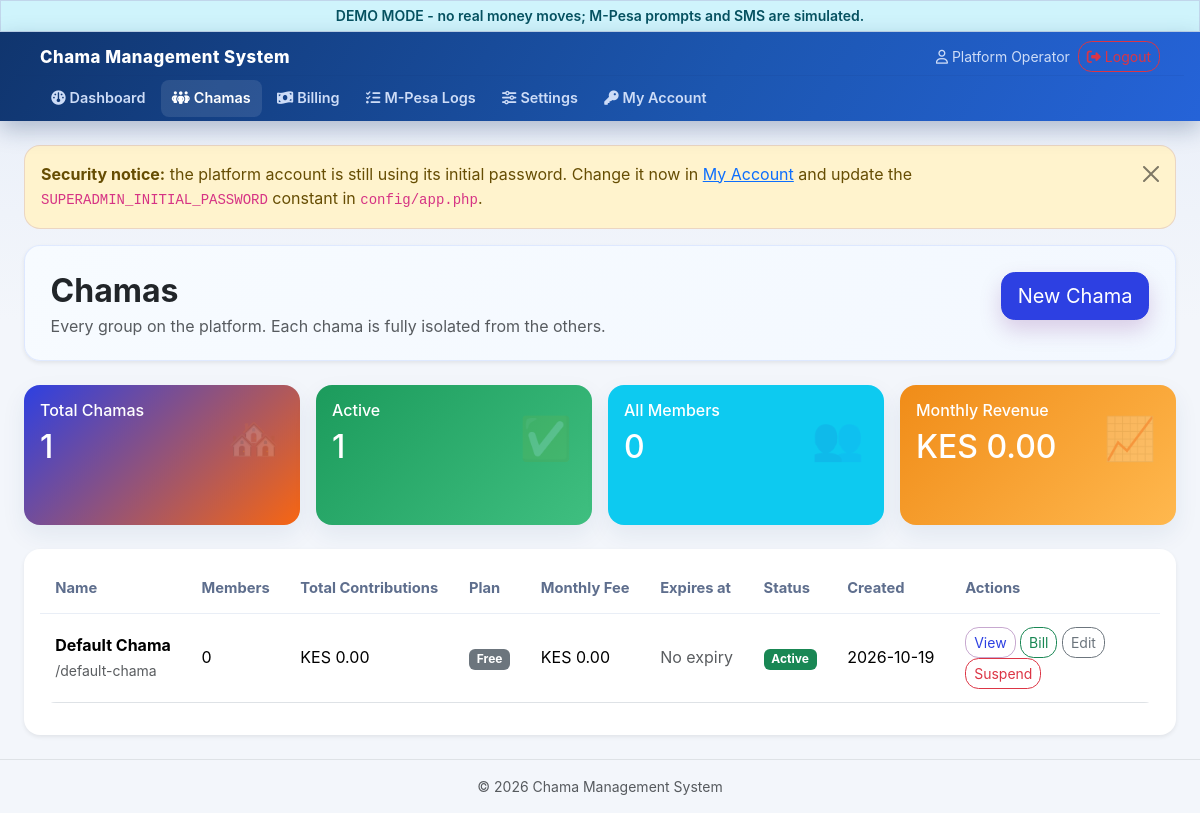
Page /chamas/index.php (signed in) on the committed database.
### tables this page shows
CREATE TABLE chamas (
    id INT UNSIGNED NOT NULL AUTO_INCREMENT,
    name VARCHAR(150) NOT NULL,
    slug VARCHAR(180) NOT NULL,
    phone VARCHAR(30) NOT NULL DEFAULT '',
    billing_phone VARCHAR(30) NOT NULL DEFAULT '' COMMENT 'M-Pesa number billed for the subscription',
    email VARCHAR(150) NOT NULL DEFAULT '',
    plan ENUM('free','pro') NOT NULL DEFAULT 'free',
    monthly_fee DECIMAL(10,2) NOT NULL DEFAULT 0 COMMENT 'what the CHAMA pays the platform',
    monthly_dues DECIMAL(10,2) NOT NULL DEFAULT 0 COMMENT 'what each MEMBER pays the chama per month',
    sms_enabled TINYINT(1) NOT NULL DEFAULT 0 COMMENT 'monthly dues reminders on/off',
    sms_receipts TINYINT(1) NOT NULL DEFAULT 1 COMMENT 'send confirmation SMS when money lands',
    sms_reminder_day TINYINT UNSIGNED NOT NULL DEFAULT 5 COMMENT 'day of month for the reminder, 1-28',
    sms_last_reminder DATE NULL COMMENT 'last day a reminder batch was sent',
    pay_shortcode VARCHAR(20) NOT NULL DEFAULT '' COMMENT 'group OWN Paybill/Till for member money',
    pay_passkey VARCHAR(120) NOT NULL DEFAULT '' COMMENT 'Daraja passkey for the group shortcode',
    pay_verified TINYINT(1) NOT NULL DEFAULT 0 COMMENT 'operator confirmed route ownership',
    pay_verified_at DATETIME NULL,
    welfare_threshold DECIMAL(12,2) NOT NULL DEFAULT 0 COMMENT 'payouts at/above this need a second approver; 0 = off',
    sms_balance INT NOT NULL DEFAULT 0 COMMENT 'prepaid SMS units',
    is_pilot TINYINT(1) NOT NULL DEFAULT 0 COMMENT 'on a free trial window',
    tier VARCHAR(20) NOT NULL DEFAULT 'standard' COMMENT 'pricing tier key',
    setup_fee DECIMAL(10,2) NOT NULL DEFAULT 0 COMMENT 'one-off onboarding fee quoted',
    setup_fee_paid TINYINT(1) NOT NULL DEFAULT 0,
    plan_expires_at DATE NULL COMMENT 'NULL = never expires',
    status ENUM('active','suspended') NOT NULL DEFAULT 'active',
    suspension_reason VARCHAR(30) NOT NULL DEFAULT '' COMMENT 'nonpayment | manual | empty',
    started_at DATE NULL,
    notes VARCHAR(255) NOT NULL DEFAULT '',
    created_at TIMESTAMP NOT NULL DEFAULT CURRENT_TIMESTAMP,
    PRIMARY KEY (id),
    UNIQUE KEY uq_chamas_slug (slug)
);

### config/app.php (called while the page is built, shortened)
<?php
function url(string $path = ''): string
{
    return BASE_URL . '/' . ltrim($path, '/');
}
function money($amount): string
{
    return 'KES ' . number_format((float)$amount, 2);
}
function e($value): string
{
    return htmlspecialchars((string)$value, ENT_QUOTES, 'UTF-8');
}

### includes/billing.php (called while the page is built, shortened)
<?php
function subscription_status(array $chama): array
{
    $expiresAt = $chama['plan_expires_at'] ?? null;
    $fee = (float)($chama['monthly_fee'] ?? 0);
    $plan = $chama['plan'] ?? 'free';
    if ($plan === 'free' && $fee <= 0 && empty($expiresAt)) {
        return ['state' => 'unlimited', 'label' => 'Free plan (no expiry)', 'class' => 'secondary', 'days_left' => null, 'expires_at' => null];
    }
    $today = new DateTimeImmutable(date('Y-m-d'));
    $expiry = new DateTimeImmutable(date('Y-m-d', strtotime((string)$expiresAt)));
    $daysLeft = (int)$today->diff($expiry)->format('%r%a');
    return ['state' => 'active', 'label' => 'Active - ' . $daysLeft . ' days left', 'class' => 'success', 'days_left' => $daysLeft, 'expires_at' => $expiresAt];
}

### chamas/index.php (the view, shortened to what this page needs)
<?php
require_once __DIR__ . '/../includes/header.php';
$totalChamas = (int)$pdo->query('SELECT COUNT(*) FROM chamas')->fetchColumn();
$activeChamas = (int)$pdo->query("SELECT COUNT(*) FROM chamas WHERE status = 'active'")->fetchColumn();
$totalMembers = (int)$pdo->query('SELECT COUNT(*) FROM members')->fetchColumn();
$platformRevenue = (float)$pdo->query("SELECT COALESCE(SUM(monthly_fee),0) FROM chamas WHERE monthly_fee > 0")->fetchColumn();
$chamas = $pdo->query("
    SELECT c.*,
        (SELECT COUNT(*) FROM members m WHERE m.chama_id = c.id) AS member_count,
        (SELECT COALESCE(SUM(amount),0) FROM contributions ct WHERE ct.chama_id = c.id) AS total_contributions
    FROM chamas c ORDER BY c.id DESC
")->fetchAll();
?>
<div class="card hero-card shadow-sm mb-4">
    <div class="card-body d-flex flex-column flex-md-row justify-content-between align-items-start gap-3">
        <div>
            <h2 class="fw-bold mb-1">Chamas</h2>
            <div class="text-muted">Every group on the platform. Each chama is fully isolated from the others.</div>
        </div>
        <a href="<?= url('chamas/create.php') ?>" class="btn btn-primary btn-lg">New Chama</a>
    </div>
</div>
<div class="row row-cols-1 row-cols-md-4 g-3 mb-4">
    <div class="col"><div class="card stat-card bg-primary"><div class="card-body"><div class="icon">🏘️</div><h6 class="mb-2">Total Chamas</h6><h2><?= e($totalChamas) ?></h2></div></div></div>
    <div class="col"><div class="card stat-card bg-success"><div class="card-body"><div class="icon">✅</div><h6 class="mb-2">Active</h6><h2><?= e($activeChamas) ?></h2></div></div></div>
    <div class="col"><div class="card stat-card bg-info"><div class="card-body"><div class="icon">👥</div><h6 class="mb-2">All Members</h6><h2><?= e($totalMembers) ?></h2></div></div></div>
    <div class="col"><div class="card stat-card bg-warning"><div class="card-body"><div class="icon">📈</div><h6 class="mb-2">Monthly Revenue</h6><h2><?= money($platformRevenue) ?></h2></div></div></div>
</div>
<div class="card shadow-sm">
    <div class="card-body table-responsive">
        <table class="table table-hover align-middle">
            <thead>
                <tr><th>Name</th><th>Members</th><th>Total Contributions</th><th>Plan</th><th>Monthly Fee</th><th>Expires at</th><th>Status</th><th>Created</th><th width="210">Actions</th></tr>
            </thead>
            <tbody>
            <?php foreach ($chamas as $c): ?>
                <tr>
                    <td><strong><?= e($c['name']) ?></strong><br><small class="text-muted">/<?= e($c['slug']) ?></small></td>
                    <td><?= e($c['member_count']) ?></td>
                    <td><?= money($c['total_contributions']) ?></td>
                    <td><span class="badge bg-<?= $c['plan'] === 'pro' ? 'primary' : 'secondary' ?>"><?= e(ucfirst($c['plan'])) ?></span></td>
                    <td><?= money($c['monthly_fee']) ?></td>
                    <td>
                        <?php $rowSub = subscription_status($c); ?>
                        <?php if ($rowSub['expires_at']): ?>
                            <?= e(date('d M Y', strtotime((string)$rowSub['expires_at']))) ?><br>
                            <span class="badge bg-<?= e($rowSub['class']) ?>"><?= e($rowSub['label']) ?></span>
                        <?php else: ?>
                            <span class="text-muted">No expiry</span>
                        <?php endif; ?>
                    </td>
                    <td><span class="badge bg-<?= $c['status'] === 'active' ? 'success' : 'danger' ?>"><?= e(ucfirst($c['status'])) ?></span></td>
                    <td><?= e(substr((string)$c['created_at'], 0, 10)) ?></td>
                    <td>
                        <a class="btn btn-sm btn-outline-primary" href="<?= url('chamas/view.php?id=' . $c['id']) ?>">View</a>
                        <a class="btn btn-sm btn-outline-success" href="<?= url('billing/pay.php?chama_id=' . $c['id']) ?>">Bill</a>
                        <a class="btn btn-sm btn-outline-secondary" href="<?= url('chamas/edit.php?id=' . $c['id']) ?>">Edit</a>
                        <?php if ($c['status'] === 'active'): ?>
                            <a class="btn btn-sm btn-outline-danger" onclick="return confirm('Suspend this group? Its users will no longer be able to log in.')" href="<?= url('chamas/edit.php?id=' . $c['id'] . '&status=suspended') ?>">Suspend</a>
                        <?php else: ?>
                            <a class="btn btn-sm btn-outline-success" href="<?= url('chamas/edit.php?id=' . $c['id'] . '&status=active') ?>">Activate</a>
                        <?php endif; ?>
                    </td>
                </tr>
            <?php endforeach; ?>
            </tbody>
        </table>
    </div>
</div>

### assets/css/style.css (style rules this page uses)
:root { --bg: #eef4fb; --surface: #ffffff; --surface-alt: #f8fbff; --border: #47e018; --text: #172339; --muted: #c9274f; --primary: #2d40e2; --primary-rgb: 95, 7, 117; --primary-alt: #f86611; --primary-soft: #6563dd; --success: #1c9b5c; --warning: #f08c18; --danger: #db3847; --hero-kicker: #44ff1f; --hero-accent: #ffe08a; --hero-main: #44ff1f; --hero-subtitle: #d7e2ff; --bs-primary: var(--primary); --bs-primary-rgb: var(--primary-rgb); }
body { background: radial-gradient(circle at top left, rgba(var(--primary-rgb), 0.10), transparent 30%), linear-gradient(180deg, var(--primary) 0%, var(--primary) 100%) !important; color: var(--text); font-family: 'Inter', system-ui, -apple-system, BlinkMacSystemFont, 'Segoe UI', sans-serif; line-height: 1.55; min-height: 100vh; }
.card { border: 0; border-radius: 1rem; box-shadow: 0 18px 30px rgba(24, 83, 152, 0.06); }
.hero-card { background: linear-gradient(135deg, #f7fbff 0%, #f3f8ff 100%); border: 1px solid rgba(62, 105, 255, 0.12); }
.hero-card .card-body { padding: 1.6rem 1.6rem 1.3rem; }
.card-body { padding: 1rem 1rem; }
.stat-card { color: #fff; overflow: hidden; position: relative; min-height: 140px; }
.stat-card .icon { font-size: 42px; opacity: .18; position: absolute; right: 20px; top: 20px; }
.stat-card.bg-primary { background: linear-gradient(135deg, var(--primary), var(--primary-alt)); }
.stat-card.bg-success { background: linear-gradient(135deg, #1c9b5c, #3fbf80); }
.stat-card.bg-warning { background: linear-gradient(135deg, #f08c18, #ffb84e); }
.table { background: var(--surface); border-radius: 1rem; overflow: hidden; }
.table th, .table td { vertical-align: middle; padding: 0.8rem 0.95rem; }
.table thead th { color: #5e6e8d; border-bottom: 1px solid #e9eef6; font-size: 0.92rem; }
.table tbody tr { transition: background-color 0.2s ease; }
.badge { font-weight: 700; text-transform: none; }
.btn { border-radius: 0.85rem; transition: transform 0.15s ease, box-shadow 0.15s ease, background-color 0.15s ease; }
.btn-primary { --bs-btn-bg: var(--primary); --bs-btn-border-color: var(--primary); --bs-btn-hover-bg: var(--primary-alt); --bs-btn-hover-border-color: var(--primary-alt); --bs-btn-active-bg: var(--primary-alt); --bs-btn-active-border-color: var(--primary-alt); box-shadow: 0 10px 22px rgba(var(--primary-rgb), 0.18); }
.btn-outline-primary { --bs-btn-color: var(--primary); --bs-btn-border-color: rgba(var(--primary-rgb), 0.35); --bs-btn-hover-bg: var(--primary); --bs-btn-hover-border-color: var(--primary); --bs-btn-active-bg: var(--primary); --bs-btn-active-border-color: var(--primary); border-color: rgba(var(--primary-rgb), 0.35); color: var(--primary); }
main .card, main .container-fluid, main .row > [class*="col-"] { min-width: 0; }
body.app-page { background: linear-gradient(180deg, #e7edf8 0%, #f3f6fb 320px, #f3f6fb 100%) !important; color: var(--text); }
body.app-page .card { box-shadow: 0 10px 24px rgba(24, 62, 120, 0.08); }

### rows in the picture
chamas: name "Default Chama", slug "default-chama", member_count "0", total_contributions "KES 0.00", plan "Free", monthly_fee "KES 0.00", status "Active", created_at "2026-10-19"

### other values in the picture
$brandName "Chama Management System"
$user['name'] "Platform Operator"
$totalChamas "1"
$activeChamas "1"
$totalMembers "0"
money($platformRevenue) "KES 0.00"
APP_NAME "Chama Management System"
